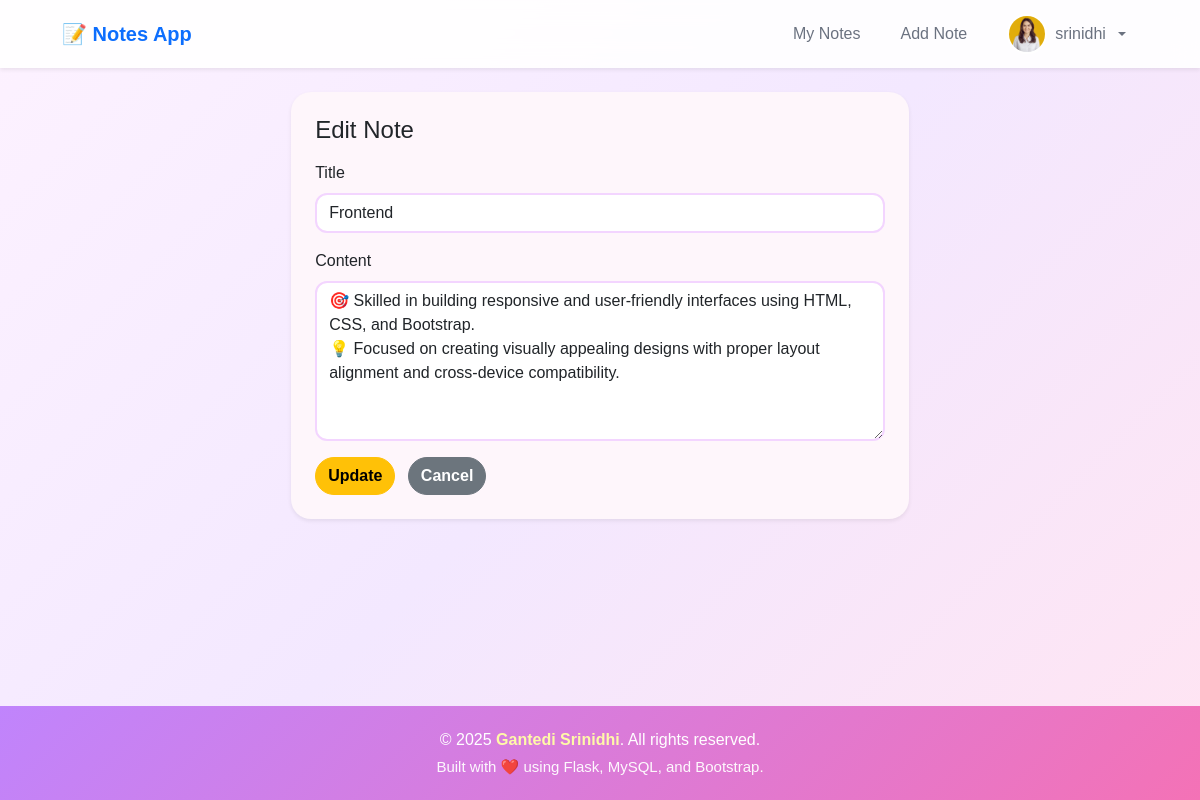
Screenshot of /updatenote/2 (signed in) with the database file from the repository.
### tables this page shows
CREATE TABLE notes (
    id INTEGER PRIMARY KEY AUTOINCREMENT,
    title TEXT NOT NULL,
    content TEXT NOT NULL,
    user_id INTEGER NOT NULL,
    created_at TIMESTAMP DEFAULT CURRENT_TIMESTAMP,
    is_pinned INTEGER DEFAULT 0,
    FOREIGN KEY (user_id) REFERENCES users (id)
);

### app.py (the view, shortened to what this page needs)
@app.route('/updatenote/<int:note_id>', methods=['GET', 'POST'])
def updatenote(note_id):
    if 'user_id' not in session:
        return redirect('/login')
    user_id = session['user_id']
    conn = get_db_connection()
    cur = conn.cursor()
    cur.execute("SELECT id, title, content FROM notes WHERE id = ? AND user_id = ?", (note_id, user_id))
    row = cur.fetchone()
    if row:
        note = {
        "id": row[0],
        "title": row[1],
        "content": row[2]
    }
    else:
        note = None
    if not note:
        cur.close()
        conn.close()
        flash("You are not authorized to edit this note.", "danger")
        return redirect('/viewall')
    cur.close()
    conn.close()
    return render_template('updatenote.html', note=note)

### app.py (called while the page is built)
def get_db_connection():
    conn = sqlite3.connect('notes.db')
    conn.row_factory = sqlite3.Row
    return conn

### templates/updatenote.html (shortened to what this page needs)
{% extends 'base.html' %}
{% block content %}
<div class="row justify-content-center">
  <div class="col-12 col-md-8 col-lg-7">
    <div class="card shadow-sm">
      <div class="card-body p-4">
        <h4 class="mb-3">Edit Note</h4>
        <form method="POST">
          <div class="mb-3">
            <label class="form-label">Title</label>
            <input name="title" class="form-control" value="{{ note.title }}" required>
          </div>
          <div class="mb-3">
            <label class="form-label">Content</label>
            <textarea name="content" rows="6" class="form-control" required>{{ note.content }}</textarea>
          </div>
          <button class="btn btn-warning" type="submit">Update</button>
          <a class="btn btn-secondary ms-2" href="{{ url_for('viewall') }}">Cancel</a>
        </form>
      </div>
    </div>
  </div>
</div>
{% endblock %}

### static/style.css (style rules this page uses)
a { text-decoration: none !important; }
body { background: linear-gradient(135deg, #fdf2ff, #f3e8ff, #ffe4f2); font-family: 'Poppins', sans-serif; min-height: 100vh; color: #4b5563; }
.card { border-radius: 20px; border: none; background: #fef6fb; box-shadow: 0 8px 25px rgba(168, 85, 247, 0.12); transition: 0.3s; }
.btn { border-radius: 40px; font-weight: 600; }
.form-control { border-radius: 12px; border: 2px solid #f3d5ff; }

### rows the page displays
notes: title "Frontend", content "🎯 Skilled in building responsive and user-friendly interfaces using HTML, CSS, and Bootstrap. 💡 Focused on creating visually appealing designs with proper layout alignment and cross-device compatibility."

### other values shown
{{ session.get('username') }} "srinidhi"
